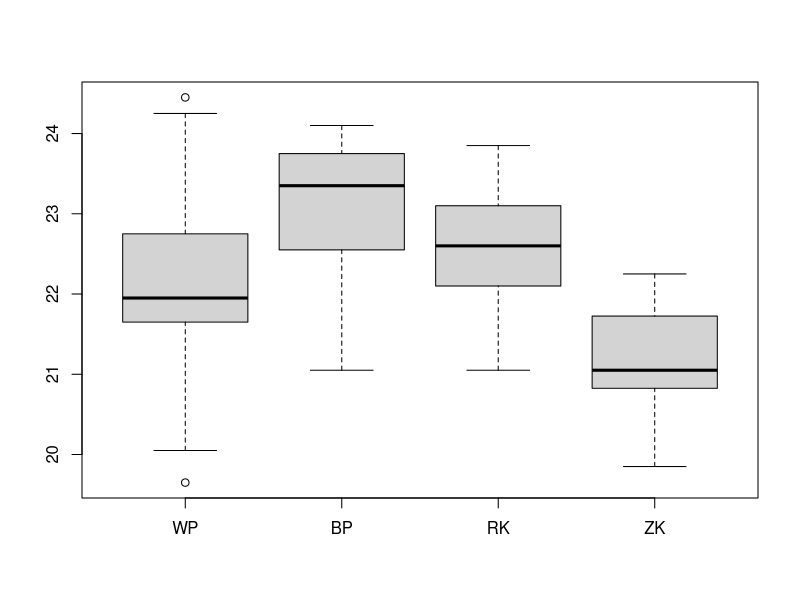

Recreate this plot in R. (Note: this script raises an error after producing the figure.)
library(car)
library(reshape2)

df <- read.table("Kuckuckseier.txt", header=TRUE)
head(df)
dim(df)
# 45 4

# 1 = WP,  2 = BP,  3 = RK, 4 = ZK
str(df)

# Überprüfung auf NA-Werte und Anschauen der Verteilung
summary(df)
# Es gibt NA-Werte aufgrund der unterschiedlichen Anzahl von Eimessungen pro Vogelart
# NA-Werte werden bei den statistischen Tests ignoriert

boxplot(df, main="", names=c("WP", "BP", "RK", "ZK"))
names(df) <- c("WP_1", "BP_2", "RK_3", "ZK_4")

attach(df)
par(mar = c(4.2, 4, 1, 1), mfrow = c(2, 2))
hist(WP, main = "", ylab = "Empirische Dichte", probability = TRUE, 
     cex.axis = 1.1, cex.lab = 1.3)
hist(BP, main = "", ylab = "Empirische Dichte", probability = TRUE, 
     cex.axis = 1.1, cex.lab = 1.3)
hist(RK, main = "", ylab = "Empirische Dichte", probability = TRUE, 
     cex.axis = 1.1, cex.lab = 1.3)
hist(ZK, main = "", ylab = "Empirische Dichte", probability = TRUE, 
     cex.axis = 1.1, cex.lab = 1.3)

# Überprüfung auf Normalverteilung mit NQ-Plots
for (i in 1:4){
  qqnorm(df[[i]], main = colnames(df)[i], xlab = "Theoretisches Quantil", 
         ylab = "Empirisches Quantil")
  qqline(df[[i]], col = "red", lwd = 2)
}
# spricht nichts gegen eine Normalverteilung der Variablen

# Überprüfung auf Varianzhomogenität
long_df <- melt(df, variable.name = "Species", value.name = "Length")

# Levene's Test auf Varianzhomogenität
# H0: Die Varianzen in allen Gruppen sind gleich (Varianzhomogenität).
# H1: Mindestens eine Gruppe hat eine andere Varianz (keine Varianzhomogenität).
leveneTest(Length ~ Species, data = long_df)
# p-Wert = 0.6465 > 0.05, H0 kann nicht abgelehnt werden.
# Es gibt keine signifikante Unterschiede in den Varianzen. 

# Alternative: Bartlett's test
bartlett.test(Length ~ Species, data = long_df)
# p-Wert = 0.3499 > 0.05, H0 kann nicht abgelehnt werden.

#Testen auf H0: mu1 = mu2 = mu3 = mu4
anova_result <- aov(Length ~ Species, data = long_df)
summary(anova_result)
# p-Wert = 2.65e-07 < 0.05, H0 wird abgelehnt, Entscheidung für H1.
# Das bedeutet, dass es signifikante Unterschiede in den Mittelwerten der Längen
# der Kuckuckseier zwischen den Vogelarten gibt.

anova_result <- aov(Length ~ Species, data = long_df[long_df$Species != "ZK_4", ])
summary(anova_result) # p-Wert: 0.00305 -> signifikant

anova_result <- aov(Length ~ Species, data = long_df[long_df$Species != "WP_1", ])
summary(anova_result) # p-Wert: 4.43e-08 -> signifikant

anova_result <- aov(Length ~ Species, data = long_df[long_df$Species != "BP_2", ])
summary(anova_result) # p-Wert: 4.39e-05 -> signifikant

anova_result <- aov(Length ~ Species, data = long_df[long_df$Species != "RK_3", ])
summary(anova_result) # p-Wert: 8.56e-07 -> signifikant

long_df <- na.omit(long_df)

t.test(Length ~ Species, 
       data=long_df[long_df$Species == "WP_1" | long_df$Species == "BP_2", ]) 
# p-Wert = 0.002157 

t.test(Length ~ Species, 
       data=long_df[long_df$Species == "RK_3" | long_df$Species == "ZK_4", ]) 
# p-Wert = 3.836e-06

t.test(Length ~ Species, 
       data=long_df[long_df$Species == "WP_1" | long_df$Species == "RK_3", ]) 
# p-Wert = 0.05926

t.test(Length ~ Species, 
       data=long_df[long_df$Species == "BP_2" | long_df$Species == "ZK_4", ]) 
# p-Wert = 5.543e-07

t.test(Length ~ Species, 
       data=long_df[long_df$Species == "WP_1" | long_df$Species == "ZK_4", ]) 
# p-Wert = 0.0001617

t.test(Length ~ Species, 
       data=long_df[long_df$Species == "BP_2" | long_df$Species == "RK_3", ]) 
# p-Wert = 0.0972

# Tukey HSD Test, um zu bestimmen, zwischen welchen Paaren von Vogelarten 
# die Unterschiede bestehen
TukeyHSD(anova_result)
#        p adj
# BP-WP  0.0034136 < 0.05, signifikanten Unterschied in der Eilänge zwischen Baumpieper und Wiesenpieper
# RK-WP  0.3287336 > 0.05, keinen signifikanten Unterschied
# ZK-WP  0.0011116 < 0.05, signifikanten Unterschied in der Eilänge zwischen Zaunkönig und Wiesenpieper
# RK-BP  0.4022456 > 0.05, keinen signifikanten Unterschied
# ZK-BP  0.0000002 < 0.05, signifikanten Unterschied in der Eilänge zwischen Zaunkönig und Baumpieper
# ZK-RK  0.0000818 < 0.05, signifikanten Unterschied in der Eilänge zwischen Zaunkönig und Rotkehlchen

pairwise.t.test(long_df$Length, long_df$Species, p.adjust.method="holm", pool.sd = FALSE)


